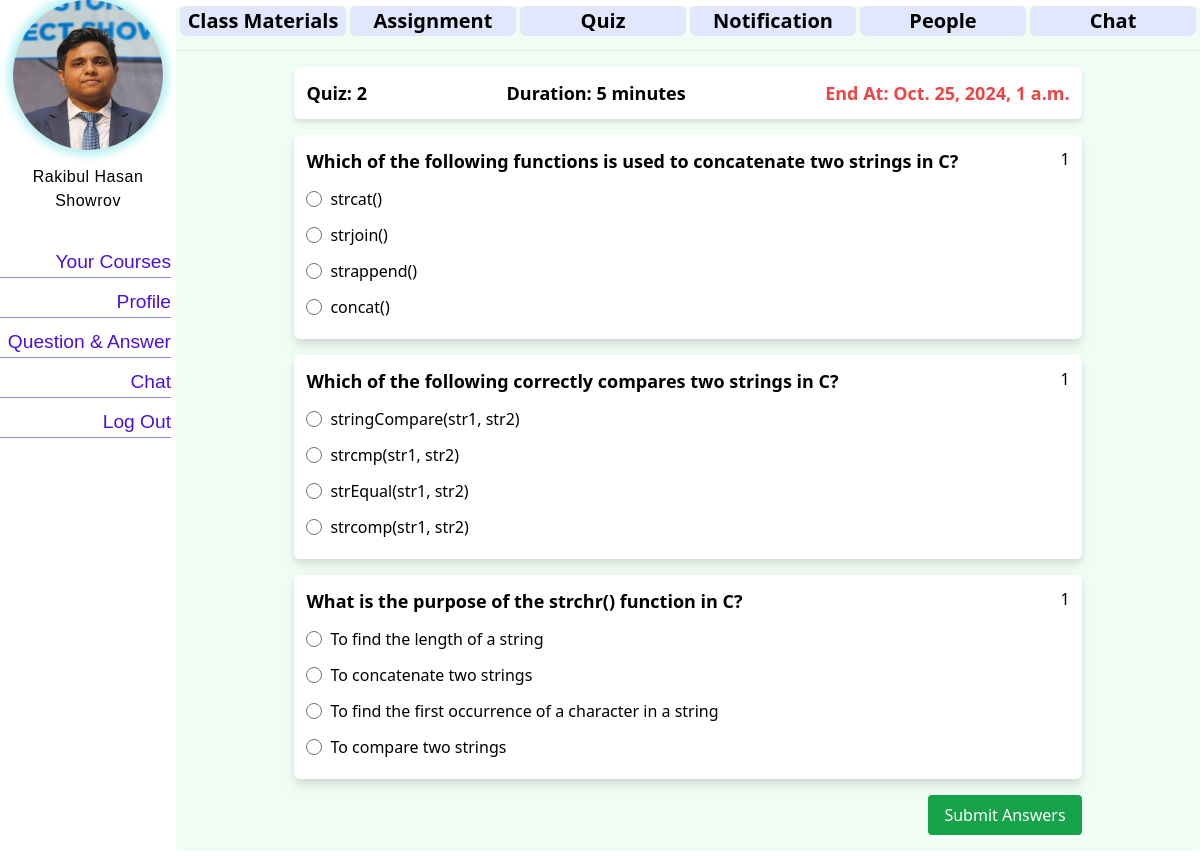
/course/2/take_quiz/ (signed in), run on the app's committed database.
### student/models.py (models this page shows, shortened)
class Student(models.Model):
  user=models.OneToOneField(User,on_delete=models.CASCADE, related_name='student_profile')
  student_id = models.IntegerField(
        unique=True,
        validators=[MinValueValidator(10000), MaxValueValidator(99999)],  # Ensure it's a 5-digit number
        blank=True
    )
  fullname = models.CharField(max_length=120, blank=True)
  dob = models.DateField(blank=True,null=True)
  profile_pic = models.ImageField(upload_to='profile_pics/students', blank=True)
  profile_type = models.CharField(max_length=20, default="Student")

### courses/models.py (models this page shows, shortened)
class CourseQuiz(models.Model):
    course = models.ForeignKey(Course, on_delete=models.CASCADE, related_name='quizzes')
    title = models.CharField(max_length=30)
    quiz_number=models.PositiveSmallIntegerField(default=0)
    total_marks = models.IntegerField()
    duration = models.PositiveIntegerField(blank=False)
    start_time = models.DateTimeField(blank=False)  # Field for the start time
    end_time = models.DateTimeField(blank=False)    # Field for the end time
    publish_status=models.BooleanField(default=False)

class QuizAnswer(models.Model):
    quiz = models.ForeignKey(CourseQuiz, on_delete=models.CASCADE, related_name='answers')
    question_text = models.CharField(max_length=500)  # Added question text
    option_1 = models.CharField(max_length=200)
    option_2 = models.CharField(max_length=200)
    option_3 = models.CharField(max_length=200)
    option_4 = models.CharField(max_length=200)
    correct_answer = models.IntegerField()  # Store the index of the correct option (1-4)
    question_mark=models.PositiveIntegerField(default=1)

### courses/views.py (the view)
# urls.py: path('take_quiz/',views.take_quiz,name="take_quiz"),
@login_required
def take_quiz(request,pk):
    quiz=get_object_or_404(CourseQuiz,pk=pk)
    course=quiz.course
    quiz_question=QuizAnswer.objects.filter(quiz=quiz)
    context={
        'quiz':quiz,
        'course':course,
        'question':quiz_question
    }
    return render(request,'course/take_quiz.html',context=context)

### e_Learning_Application/context_processors.py (called while the page is built, shortened)
def profile_context(request):
    context = {
    }
    if request.user.is_authenticated:
        student_profile = getattr(request.user, 'student_profile', None)
        teacher_profile = getattr(request.user, 'teacher_profile', None)
        if student_profile:
            context={
                'profile': student_profile,
                'is_student': True,
                'id': student_profile.student_id,
                'base_template': "stdbase.html"
            }
    return context

### templates/course/take_quiz.html (shortened to what this page needs)
{% extends 'course/courseDetails.html' %}
{% load static %}
{% block course_content %}
<div class="container w-4/5 mx-auto p-4 ">
  <div class="mb-4 bg-white p-3 justify-between drop-shadow-md rounded-md text-lg flex  flex-row font-semibold">
    <div>Quiz: {{quiz.quiz_number}}</div>
    <div>Duration: {{quiz.duration}} minutes</div>
    <div class="text-red-500">End At: {{quiz.end_time}} </div>
  </div>
  <form method="POST" action="{%url 'courses:quiz_result' pk=quiz.pk%}">
    {% for q in question %}
    <div class="mb-4 bg-white p-3 drop-shadow-lg rounded-md">
      <div class="flex flex-row justify-between">
        <div class=" font-semibold text-lg mb-2">{{ q.question_text }}
        </div>
        <div class="">
           {{q.question_mark}}
        </div>
      </div>
      <div class="flex flex-col">
        <label class="flex items-center mb-1">
          <input type="radio" name="question_{{ q.id }}" value="1" class="form-radio text-blue-600" required>
          <span class="ml-2 my-1">{{ q.option_1 }}</span>
        </label>
        <label class="flex items-center mb-1">
          <input type="radio" name="question_{{ q.id }}" value="2" class="form-radio text-blue-600">
          <span class="ml-2 my-1">{{ q.option_2 }}</span>
        </label>
        <label class="flex items-center mb-1">
          <input type="radio" name="question_{{ q.id }}" value="3" class="form-radio text-blue-600">
          <span class="ml-2 my-1">{{ q.option_3 }}</span>
        </label>
        <label class="flex items-center mb-1">
          <input type="radio" name="question_{{ q.id }}" value="4" class="form-radio text-blue-600">
          <span class="ml-2 my-1">{{ q.option_4 }}</span>
        </label>
      </div>
    </div>
    {% endfor %}
    <div class="mt-4 text-end">
      <button type="submit" class="bg-green-600 text-white font-medium  py-2 px-4 rounded hover:bg-blue-700">Submit Answers</button>
    </div>
  </form>
</div>
{% endblock %}

### templates/stdbase.html (shortened to what this page needs)
{%load static %}
{% load static tailwind_tags %}
{% load custom_filters %}
<!DOCTYPE html>
<html lang="en">
<head>
  <link rel="stylesheet" href="{% static 'css/stdbase.css'%}">
  {% tailwind_css %}
</head>
<body>
  <div class="nav_container">
    <div class="img_container">
      <img src="/media/{{profile.profile_pic}}" alt="User Photo">
    </div>
    <div class="user_info">
    <h3>{{profile.fullname}}</h3>
    </div>
    <div class="nav_actionbar">
       <a class='action_box' href="{% url 'student:stdHomePage' student_id=id %}">Your Courses</a>
       <a class='action_box' href="{%url 'user_profile:user_profile'%}">Profile</a>
       <a class='action_box' href="{% url 'qna:qna' %}">Question & Answer</a>
       <a class='action_box' href="#">Chat</a>
       <a class='action_box' href="{%url 'user_handle:userLogout'%}">Log Out</a>
    </div>
  </div>
  {%block content%}{%endblock%}
</body>
</html>

### static/css/stdbase.css (style rules this page uses)
body { display: flex; flex-direction: row; justify-content: flex-start; margin: 0; border-radius: 5px; }
.nav_container { display: flex; flex-direction: column; align-items: center; height: 100vh; width: 15vw; background-color:white; border-radius: 5px; }
.user_info { margin-top: 10px; margin-bottom: 30px; border-radius: 15px; }
.user_info h3 { color: rgb(0, 1, 1); letter-spacing: 0.5px; margin: 0px; text-align: center; }
.img_container { width: 100%; height: 200px; background-color: auto; display: flex; justify-content: center; border-radius: 15px; }
.img_container img { width: 150px; height: 150px; border-radius: 300px; box-shadow: 0 0 10px 5px rgb(179, 239, 241) ; margin-bottom: 5px; }
.nav_actionbar { display: flex; flex-direction: column; justify-content: flex-start; align-items: flex-end; background-color: auto; width: 100%; height: 100vh; background-color: white; border-radius: 10px; }
.nav_actionbar a { height: 30px; background-color: none; text-decoration: none; font-size: larger; font-weight: 500; color: rgb(73, 16, 228); border-bottom: 1px solid rgb(128, 138, 239); margin: 5px; font-family: 'Trebuchet MS', 'Lucida Sans Unicode', 'Lucida Grande', 'Lucida Sans', Arial, sans-serif; }
.action_box { height: 20px; width: 100%; background-color:auto; text-align: end; }
.card_child_1 h2,h3 { font-weight: 800; font-family: 'Trebuchet MS', 'Lucida Sans Unicode', 'Lucida Grande', 'Lucida Sans', Arial, sans-serif; margin-top: 0px; font-size:medium ; }

### data on the page
Student: profile_pic (picture), fullname "Rakibul Hasan Showrov"
CourseQuiz: quiz_number "2", duration "5", end_time "Oct. 25, 2024, 1 a.m."
QuizAnswer: question_text "Which of the following functions is used to concatenate two strings in C?", question_mark "1", option_1 "strcat()", option_2 "strjoin()", option_3 "strappend()", option_4 "concat()"
QuizAnswer: question_text "Which of the following correctly compares two strings in C?", question_mark "1", option_1 "stringCompare(str1, str2)", option_2 "strcmp(str1, str2)", option_3 "strEqual(str1, str2)", option_4 "strcomp(str1, str2)"
QuizAnswer: question_text "What is the purpose of the strchr() function in C?", question_mark "1", option_1 "To find the length of a string", option_2 "To concatenate two strings", option_3 "To find the first occurrence of a character in a string", option_4 "To compare two strings"
